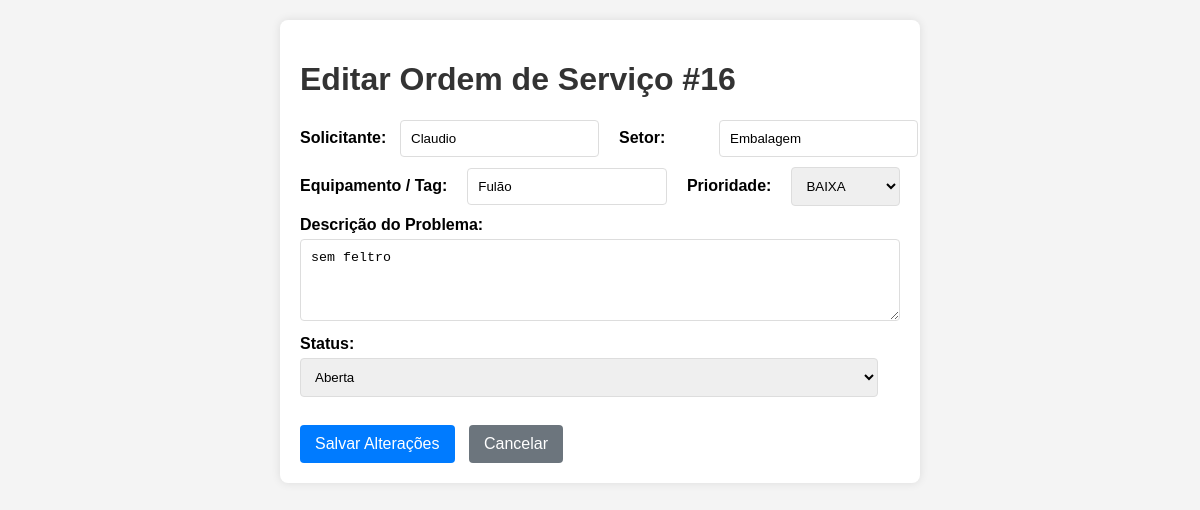
Page /editar_os.php?id=16 on the committed database.
### tables this page shows
CREATE TABLE `ordens_servico` (
  `id` int(11) NOT NULL,
  `cliente` varchar(255) NOT NULL,
  `equipamento` varchar(255) NOT NULL,
  `descricao_problema` text NOT NULL,
  `status` enum('Aberta','Em Andamento','Aguardando Peças','Concluída','Cancelada') DEFAULT 'Aberta',
  `data_abertura` datetime DEFAULT current_timestamp(),
  `data_conclusao` datetime DEFAULT NULL,
  `setor` varchar(255) NOT NULL DEFAULT '',
  `prioridade` varchar(50) NOT NULL DEFAULT 'BAIXA'
);

### editar_os.php (the view, shortened to what this page needs)
<?php
include 'conexao.php';
$os = null;
if (isset($_GET['id'])) {
    $id_os = (int) $_GET['id'];
    $sql_select_os = "SELECT id, cliente, setor, equipamento, prioridade, descricao_problema, status, data_abertura, data_conclusao FROM ordens_servico WHERE id = $id_os";
    $result_os = $conn->query($sql_select_os);
    if ($result_os->num_rows > 0) {
        $os = $result_os->fetch_assoc();
    } else {
        echo "Ordem de Serviço não encontrada.";
        exit;
    }
} else {
    header("Location: index.php?status=error&message=ID_nao_fornecido");
    exit;
}
?>
<!DOCTYPE html>
<html lang="pt-BR">
<head>
</head>
<body>
    <div class="container">
        <h1>Editar Ordem de Serviço #<?php echo $os['id']; ?></h1>
        <form action="processar_os.php" method="POST">
            <div class="form-row">
                <label for="cliente">Solicitante:</label>
                <input type="text" id="cliente" name="cliente" value="<?php echo htmlspecialchars($os['cliente']); ?>"
                    required>
                <label for="setor">Setor:</label>
                <input type="text" id="setor" name="setor" value="<?php echo htmlspecialchars($os['setor'] ?? ''); ?>"
                    required>
            </div>
            <div class="form-row">
                <label for="equipamento">Equipamento / Tag:</label>
                <input type="text" id="equipamento" name="equipamento"
                    value="<?php echo htmlspecialchars($os['equipamento']); ?>" required>
                <label for="prioridade">Prioridade:</label>
                <select id="prioridade" name="prioridade" required>
                    <option value="BAIXA" <?php echo ($os['prioridade'] == 'BAIXA') ? 'selected' : ''; ?>>BAIXA</option>
                </select>
            </div>
            <label for="descricao_problema">Descrição do Problema:</label>
            <textarea id="descricao_problema" name="descricao_problema" rows="4"
                required><?php echo htmlspecialchars($os['descricao_problema']); ?></textarea>
            <label for="status">Status:</label>
            <select id="status" name="status">
                <option value="Aberta" <?php echo ($os['status'] == 'Aberta') ? 'selected' : ''; ?>>Aberta</option>
            </select>
            <br><br>
            <button type="submit">Salvar Alterações</button>
            <button type="button" class="cancel-btn" onclick="window.location.href='index.php';">Cancelar</button>
        </form>
    </div>
</body>
</html>

### editar_os.php (style rules this page uses)
body { font-family: Arial, sans-serif; margin: 20px; background-color: #f4f4f4; }
.container { max-width: 600px; margin: auto; background: #fff; padding: 20px; border-radius: 8px; box-shadow: 0 0 10px rgba(0, 0, 0, 0.1); }
h1 { color: #333; }
label { display: block; margin-bottom: 5px; font-weight: bold; }
input[type="text"], textarea, select { width: calc(100% - 22px); padding: 10px; margin-bottom: 10px; border: 1px solid #ddd; border-radius: 4px; }
button { background-color: #007bff; color: white; padding: 10px 15px; border: none; border-radius: 4px; cursor: pointer; font-size: 16px; margin-right: 10px; }
.cancel-btn { background-color: #6c757d; }
.form-row { display: flex; align-items: center; gap: 20px; margin-bottom: 10px; }
.form-row label { margin-bottom: 0; min-width: 80px; }
.form-row input[type="text"], .form-row select { flex-grow: 1; width: auto; margin-bottom: 0; }

### rows in the picture
ordens_servico: id "16", cliente "Claudio", setor "Embalagem", equipamento "Fulão", prioridade "BAIXA", descricao_problema "sem feltro", status "Aberta"
